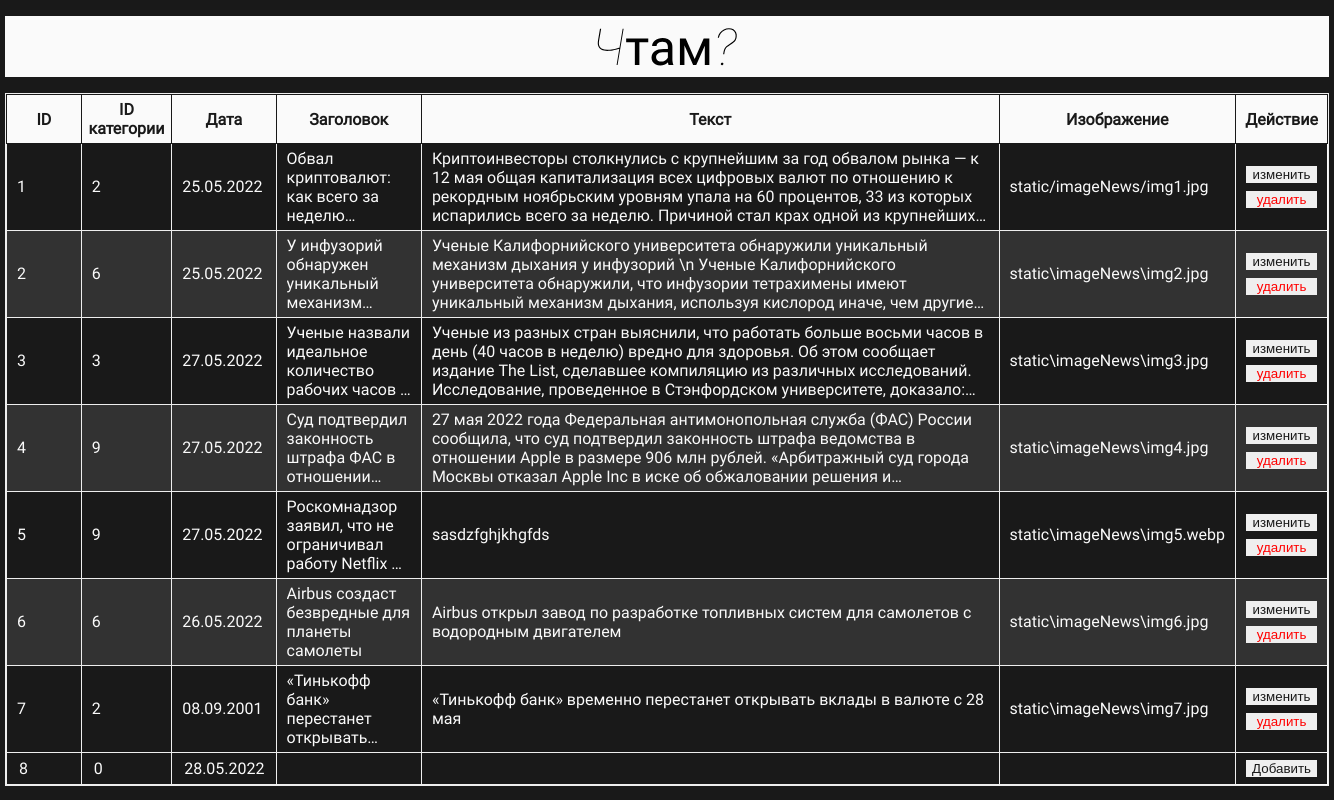
/admin, run on an earlier commit of the app's database.
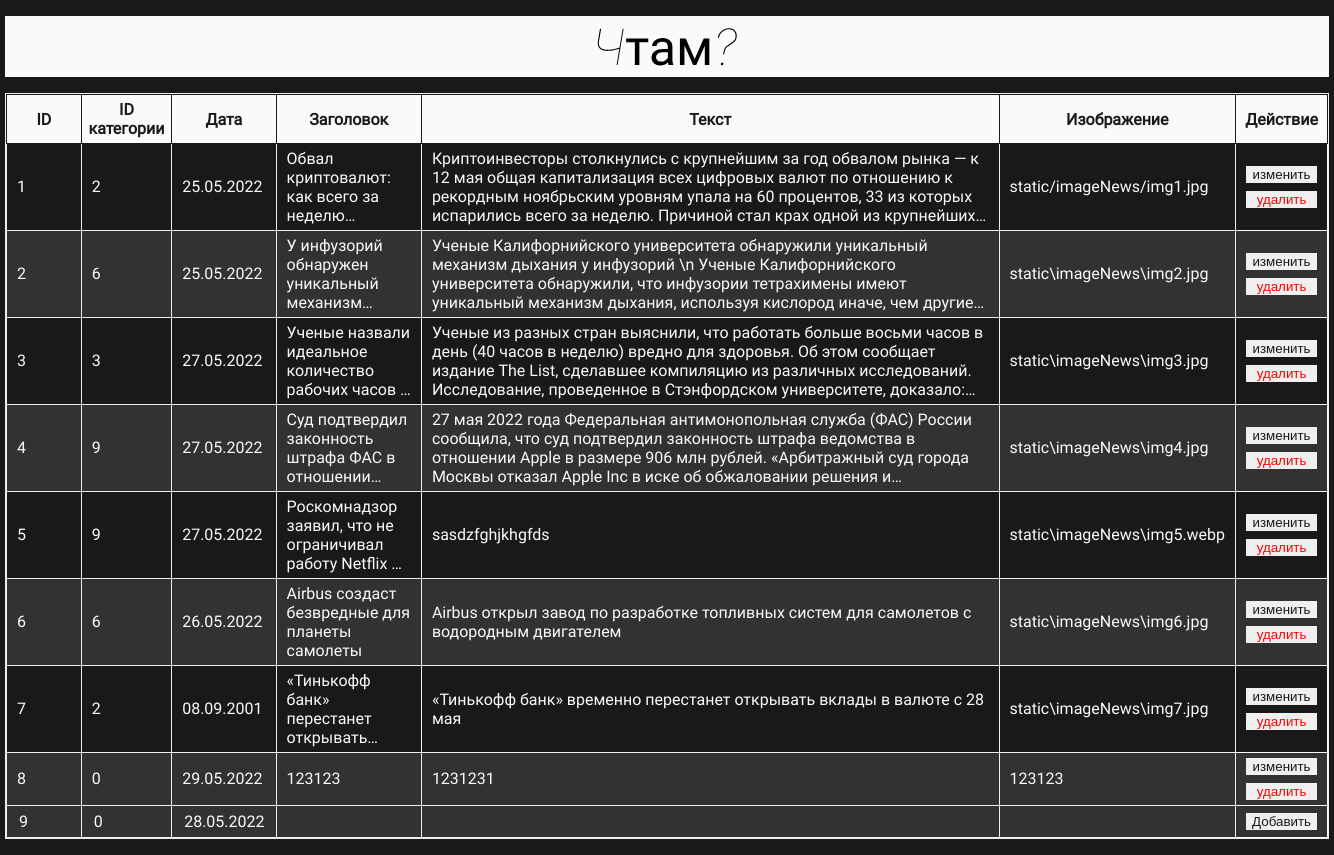
And on a later commit of the database.
### models.py (models this page shows)
class BaseModel(Model):
    id = PrimaryKeyField(unique=True)
    class Meta:
        database = db
        order_by = 'id'

class NewsPost(BaseModel):
    category = ForeignKeyField(Category)
    date = DateField()
    title = TextField()
    text = TextField()
    image = TextField()
    class Meta:
        db_table = 'NewsPosts'

### app.py (the view)
@app.route("/admin", methods=['GET', 'POST'])
def admin():
    newsPost = []
    dt_now = dt.datetime.now()
    for index in NewsPost.select():
        newsPost.append({'id':index.id, 'categoryId': index.category_id,
        'date':index.date, 'title':index.title, 'text':index.text, 'img':index.image})
    return render_template("admin.html", newsPost=newsPost, len = len(newsPost)+1, date = dt_now.strftime('%d.%m.%Y') )

### templates/admin.html
{% include 'adminNavigation.html' %}
<body>
    <table class="table">
        <tr>
            <th class="tableHead">ID</th>
            <th class="tableHead">ID категории</th>
            <th class="tableHead">Дата</th>
            <th class="tableHead">Заголовок</th>
            <th class="tableHead">Текст</th>
            <th class="tableHead">Изображение</th>
            <th class="tableHead">Действие</th>
        </tr>
    {% for item in newsPost %}
        <tr contenteditable="true">
            <td class="tdInfo"><p>{{item.id}}</p></td>
            <td class="tdInfo"><p>{{item.categoryId}}</p></td>
            <td class="tdInfo"><p>{{item.date}}</p></td>
            <td class="tdInfo"><p>{{item.title}}</p></td>
            <td class="tdInfo"><p>{{item.text}}</p></td>
            <td class="tdInfo"><p>{{item.img}}</p></td>
            <td class="tdButton" contenteditable="false">
                <button class="Correct">изменить</button>
                <button class="Delete">удалить</button>
            </td>
        </tr>
    {% endfor %}
        <form method="POST" contenteditable="true" action="/addData">
            <td class="tdInfo"><input type="text" name="id"  value="{{len}}"></td>
            <td class="tdInfo"><input type="text" name="idCat" value="0"></td>
            <td class="tdInfo"><input type="text" name="date" value="{{date}}"></td>
            <td class="tdInfo"><input type="text" name="title" value=""></td>
            <td class="tdInfo"><input type="text" name="text" value=""></td>
            <td class="tdInfo"><input type="text" name="img" value=""></td>
            <td class="tdButton" contenteditable="false">
                <input class="Add" type="submit" value="Добавить">
            </td>
        </form>
    </table>
</body>

### templates/adminNavigation.html (shortened to what this page needs)
<html xmlns="http://www.w3.org/1999/html" xmlns="http://www.w3.org/1999/html">
<head>
</head>
<body>
  <div class='navPanel'>
    <a href="#" class="logoBut">
      <img src="static/images/Logo.svg">
    </a>
  </div>
</body>
<link rel="stylesheet" href="{{ url_for('static', filename='css/styleAdmin.css') }}">
</html>

### static/css/styleAdmin.css (style rules this page uses)
body { background: #191919; margin: 0 auto; width: 1324px; display: flex; flex-wrap: wrap; align-content: flex-start; }
.navPanel { width: 1324px; height: 61px; background:#fafafa; position: relative; margin: 16px auto 0; display: flex; justify-content: center; align-items: center; }
.table { font-family: 'Roboto'; color: #191919; position: relative; border: 1px solid #eee; table-layout: fixed; width: 100%; margin: 16px auto; display: flex; align-items: flex-start; flex-wrap: nowrap; border-collapse: collapse; }
.table tr:nth-child(odd) { background-color: #323232; }
.tableHead { font-weight: bold; padding: 5px; background: #fafafa; border: 1px solid #191919; }
.tdInfo { margin: 0; position: relative; padding: 5px 10px; border: 1px solid #eee; text-align: left; color: #fafafa; overflow: hidden; }
.tdInfo p { overflow: auto; display: -webkit-box; -webkit-line-clamp: 4; -webkit-box-orient: vertical; text-align: left; width: 100%; height: 100%; min-width: 50px; min-height: 20px; }
.tdInfo input { border: none; background: none; color: #fafafa; font-family: 'Roboto'; font-size: 16px; overflow: auto; display: -webkit-box; -webkit-line-clamp: 4; -webkit-box-orient: vertical; text-align: left; width: 100%; height: 100%; min-width: 50px; min-height: 20px; }
.tdButton { margin: 0; position: relative; padding: 5px 10px; border: 1px solid #fafafa; text-align: left; color: #fafafa; overflow: hidden; width: 70px; height: auto; }
.tdButton button { display: block; width: 100%; height: 50%; border: none; cursor: pointer; }
.Correct { color: #191919; margin: 0 0 8px 0; }
.Delete { color: red; margin: 8px 0 0 0 ; }
.Add { display: block; width: 100%; height: 50%; border: none; cursor: pointer; color: #191919; }

What changed in the data, as far as the page shows it:
added NewsPost: id "8", categoryId "0", date "29.05.2022", title "123123", text "1231231", img "123123"
Also different on the page:
form field id: "8" → "9"
